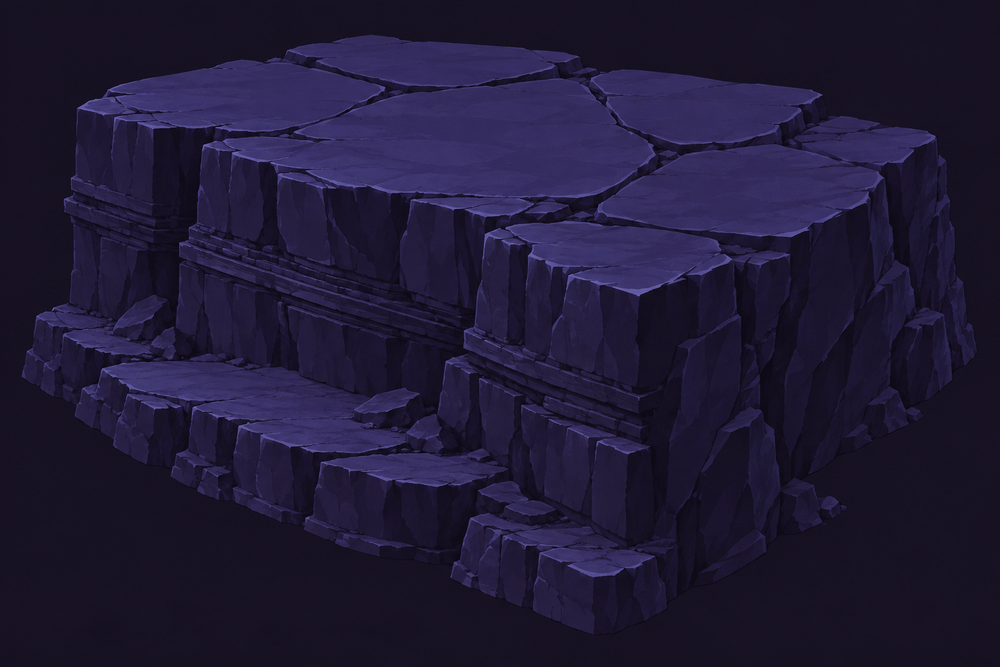
#> input picture art/gen/artbook/bedrock.png, 1000 x 667 px, shrunk from 1536 x 1024 before the run
$ python palette_quantise.py ../artbook/bedrock.png --out out.png
#> lines starting #> are read from the running program, lines starting #| are printed output that depends on the picture
#!/usr/bin/env python3
"""Snap a sprite's colours to the Cubarium working palette family.

The art direction (§05) deliberately fixes a *relationship* between colours rather than a
palette table, so the table here is the **working family** named in
`design/art-direction/species-dossiers-2026-09-21.md` (ground rules) and
`design/appearance.md`. It is not canon and it is not a decision; it is what the dossiers
paint with. Revise it when Wrysk revises them.

Nearest-colour mapping is done in Oklab, not sRGB: the family is mostly dark saturated
violets, where sRGB distance confuses hue with lightness and turns plum into indigo.

Alpha is preserved untouched and fully transparent pixels keep their colour, so a
downsampled sprite's cut-out edge survives.

    palette_quantise.py IN.png --out OUT.png [--no-ramp] [--report]

Prints one line per palette entry actually used when --report is given.
"""

from __future__ import annotations

import argparse
import pathlib
import sys

import numpy as np
from PIL import Image

# The working family. Names are the dossiers' names.
FAMILY: list[tuple[str, str]] = [
    ("floor", "#12093A"),  # the night floor; also the 1-px outline and contact line
    ("deep_plum", "#2A0E4A"),  # the one dark support
    ("mid_violet", "#3A1A7A"),
    ("detritus", "#510B6D"),
    ("pale_lilac", "#B99BE6"),  # exposed tissue / cutting edges, small accents
    ("producer_lo", "#1E2798"),  # cool end of the producer ramp
    ("producer_lit", "#2B4AC8"),  # the littershredder's lit top line
    ("electric_cyan", "#42C5F8"),  # ramp top; luminous tissue at full strength
    ("lip_half", "#2A86B8"),  # the fruiting lip at half intensity
    ("magenta", "#FF2AFC"),  # inherited body accent
    ("magenta_dim", "#7A2A78"),  # the starving / desaturated accent
    ("warm", "#FF9B50"),  # reserved: feeding flash only
]

# appearance.md defines the producer band as a continuous ramp by density, so sampling it
# gives the quantiser somewhere to put mid-band greens-of-blue instead of flattening them.
RAMP = ("#1E2798", "#42C5F8")
RAMP_STEPS = 5


def hex_rgb(h: str) -> tuple[int, int, int]:
    h = h.lstrip("#")
    return (int(h[0:2], 16), int(h[2:4], 16), int(h[4:6], 16))


def srgb_to_oklab(rgb: np.ndarray) -> np.ndarray:
    """rgb: float array (..., 3) in 0..1 sRGB -> Oklab (..., 3)."""
    c = np.where(rgb <= 0.04045, rgb / 12.92, ((rgb + 0.055) / 1.055) ** 2.4)
    r, g, b = c[..., 0], c[..., 1], c[..., 2]
    l = 0.4122214708 * r + 0.5363325363 * g + 0.0514459929 * b
    m = 0.2119034982 * r + 0.6806995451 * g + 0.1073969566 * b
    s = 0.0883024619 * r + 0.2817188376 * g + 0.6299787005 * b
    l_, m_, s_ = np.cbrt(l), np.cbrt(m), np.cbrt(s)
    return np.stack(
        [
            0.2104542553 * l_ + 0.7936177850 * m_ - 0.0040720468 * s_,
            1.9779984951 * l_ - 2.4285922050 * m_ + 0.4505937099 * s_,
            0.0259040371 * l_ + 0.7827717662 * m_ - 0.8086757660 * s_,
        ],
        axis=-1,
    )


def build_palette(with_ramp: bool) -> list[tuple[str, tuple[int, int, int]]]:
    pal = [(n, hex_rgb(h)) for n, h in FAMILY]
    if with_ramp:
        a, b = np.array(hex_rgb(RAMP[0]), float), np.array(hex_rgb(RAMP[1]), float)
        for k in range(1, RAMP_STEPS - 1):  # endpoints are already in FAMILY
            t = k / (RAMP_STEPS - 1)
            pal.append((f"ramp_{k}", tuple(int(round(v)) for v in a + (b - a) * t)))
    return pal


def quantise(img: Image.Image, pal: list[tuple[str, tuple[int, int, int]]]) -> tuple[Image.Image, np.ndarray]:
    a = np.asarray(img.convert("RGBA")).copy()
    rgb = a[:, :, :3].astype(np.float64) / 255.0
    lab = srgb_to_oklab(rgb).reshape(-1, 3)
    pal_rgb = np.array([c for _, c in pal], dtype=np.float64) / 255.0
    pal_lab = srgb_to_oklab(pal_rgb)
    # squared Oklab distance to every entry; Oklab is already roughly uniform
    d = ((lab[:, None, :] - pal_lab[None, :, :]) ** 2).sum(axis=2)
    idx = d.argmin(axis=1)
    out = a.copy()
    out[:, :, :3] = np.array([c for _, c in pal], dtype=np.uint8)[idx].reshape(a.shape[0], a.shape[1], 3)
    # keep fully transparent pixels from being recoloured into a visible fringe
    clear = a[:, :, 3] < 10
    out[clear] = a[clear]
    counts = np.bincount(idx[~clear.reshape(-1)], minlength=len(pal))
    return Image.fromarray(out, "RGBA"), counts


def main() -> int:
    ap = argparse.ArgumentParser()
    ap.add_argument("image")
    ap.add_argument("--out", required=True)
    ap.add_argument("--no-ramp", action="store_true", help="named family entries only")
    ap.add_argument("--report", action="store_true", help="list the entries actually used")
    a = ap.parse_args()

    src = pathlib.Path(a.image)
    if not src.exists():
        print(f"no such image: {src}", file=sys.stderr)
        return 2
    pal = build_palette(not a.no_ramp)
    img, counts = quantise(Image.open(src), pal)
#> in srgb_to_oklab, `c = np.where(rgb <= 0.04045, rgb / 12.92, ((rgb + 0.055) / 1.055) ** 2..`:
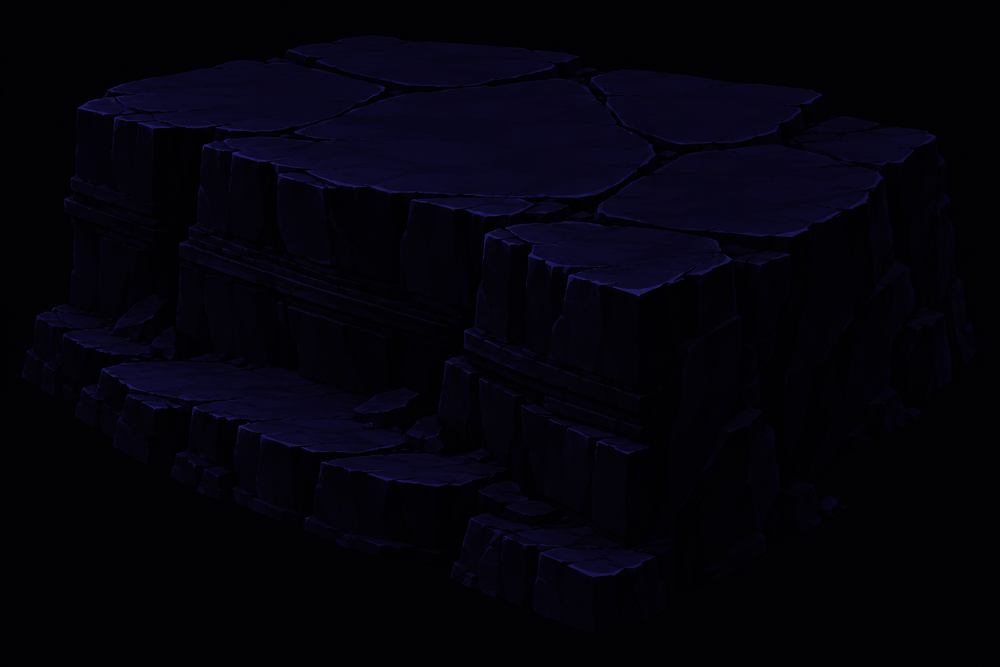
#> c: shape (667, 1000, 3) float64; mean R, G, B 0.0167, 0.0121, 0.0463
#> in srgb_to_oklab, `r, g, b = c[..., 0], c[..., 1], c[..., 2]`:
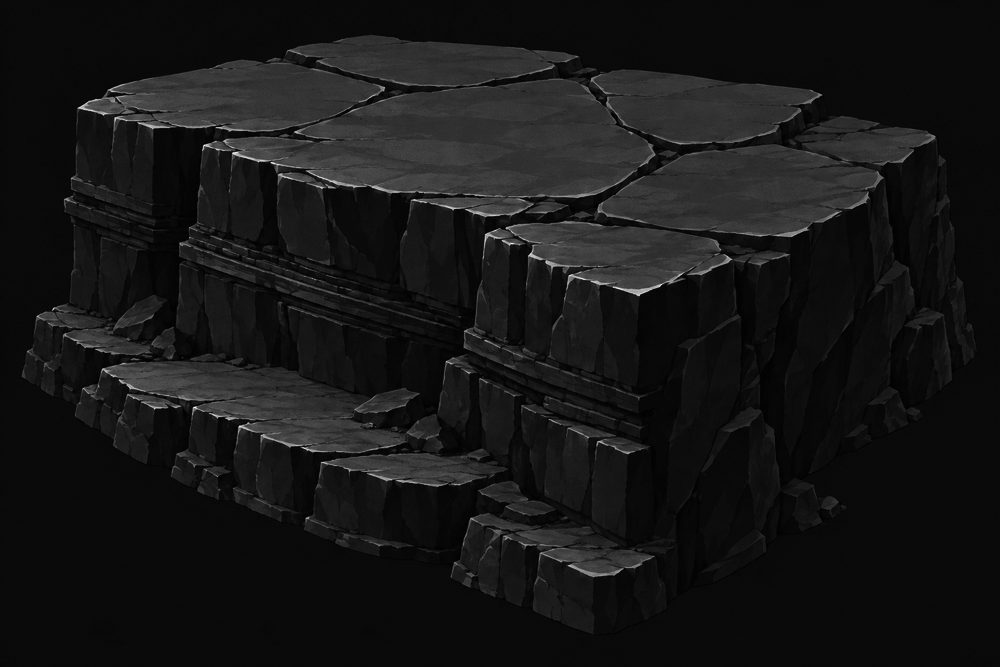
#> r: shape (667, 1000) float64; min 0.00182, max 0.171, mean 0.0167; drawn with min black and max white
#> in srgb_to_oklab, `r, g, b = c[..., 0], c[..., 1], c[..., 2]`:
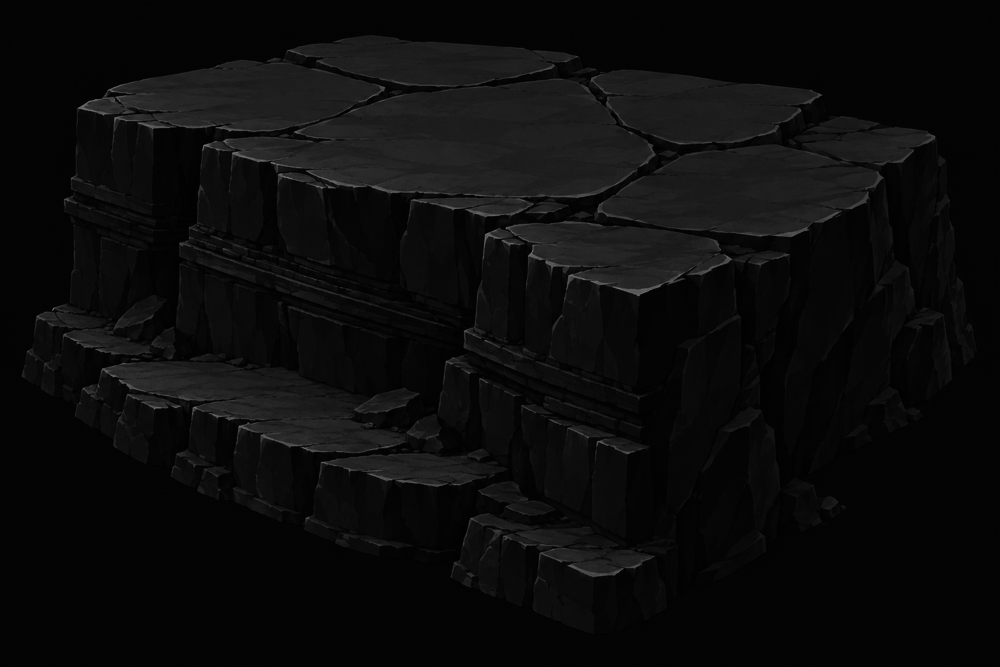
#> b: shape (667, 1000) float64; min 0.00273, max 0.497, mean 0.0463
#> in srgb_to_oklab, `l_, m_, s_ = np.cbrt(l), np.cbrt(m), np.cbrt(s)`:
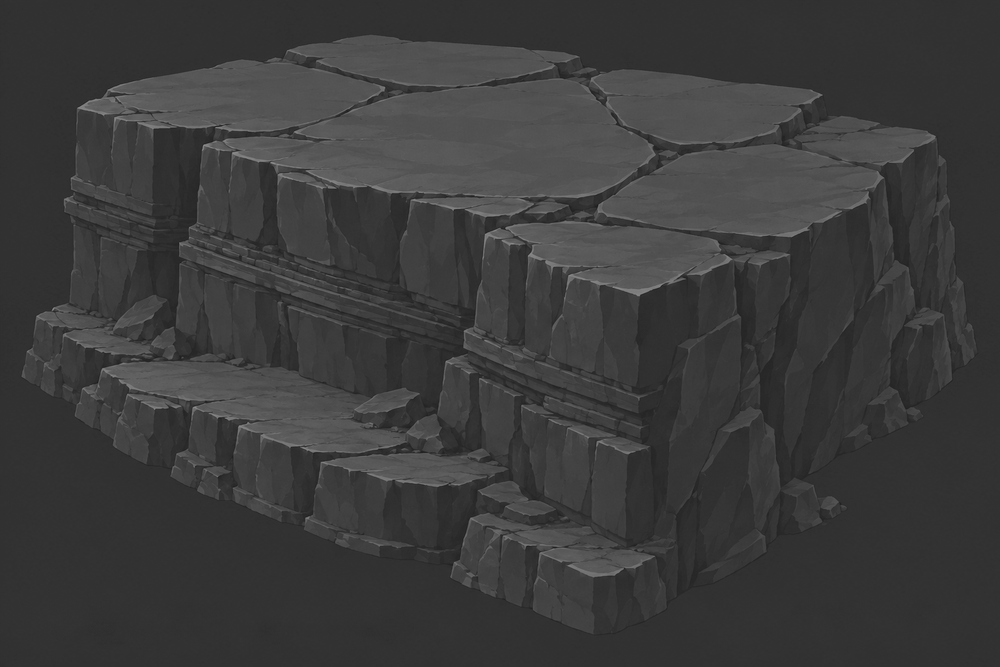
#> l_: shape (667, 1000) float64; min 0.108, max 0.568, mean 0.235
#> in srgb_to_oklab, `l_, m_, s_ = np.cbrt(l), np.cbrt(m), np.cbrt(s)`:
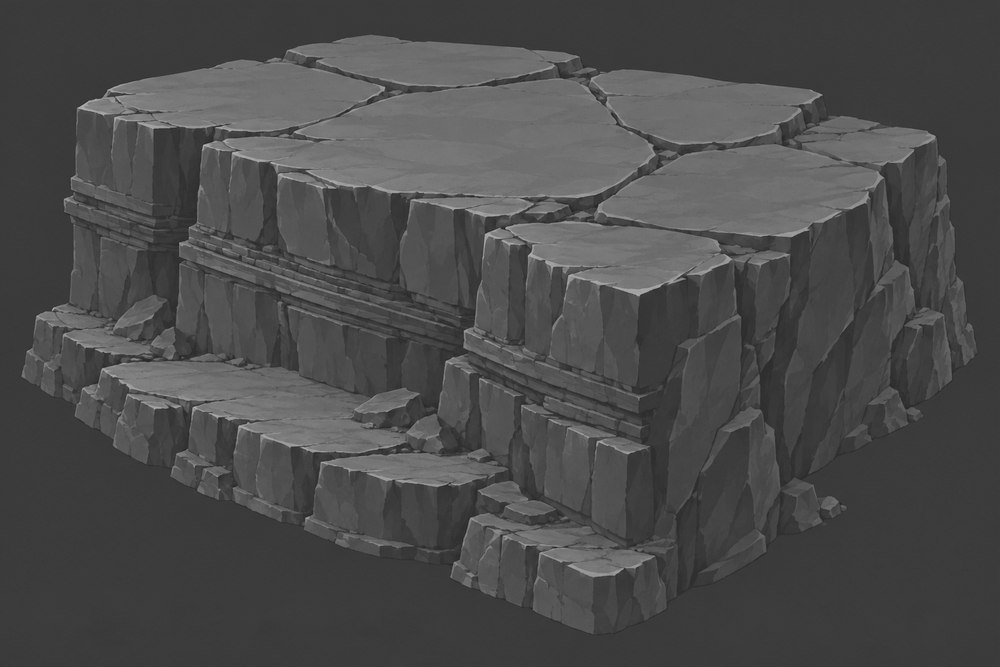
#> s_: shape (667, 1000) float64; min 0.129, max 0.72, mean 0.297
#> in srgb_to_oklab, `return np.stack( [ 0.2104542553 * l_ + 0.7936177850 * m_ - 0.004072046..`:
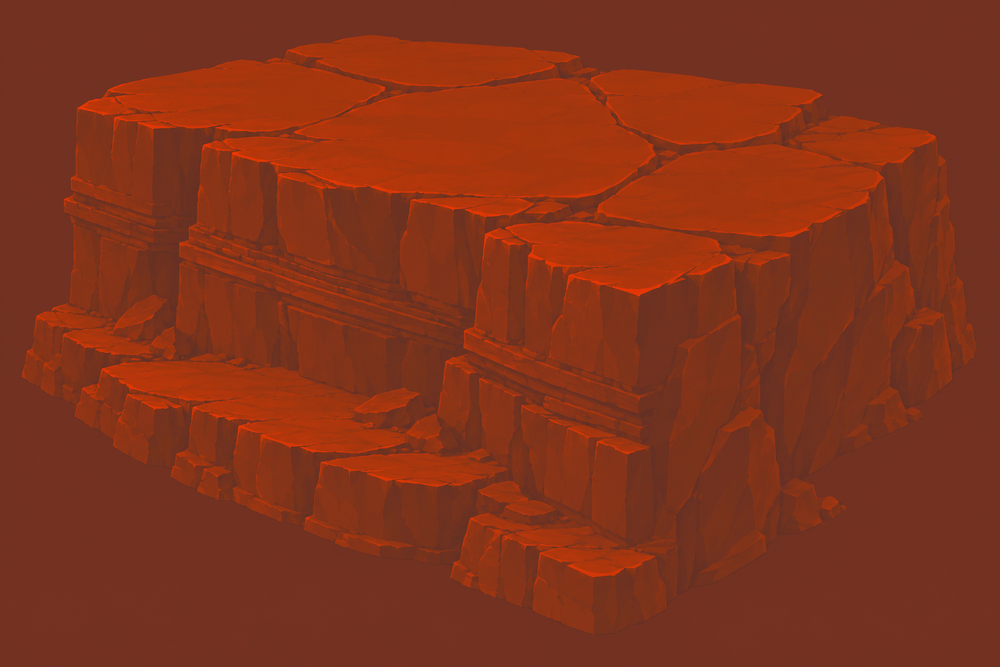
#> returned value: shape (667, 1000, 3) float64; mean of channels 0, 1, 2 0.238, 0.0192, -0.0474; drawn with min black and max white
#> in quantise, `out[:, :, :3] = np.array([c for _, c in pal], dtype=np.uint8)[idx].res..`:
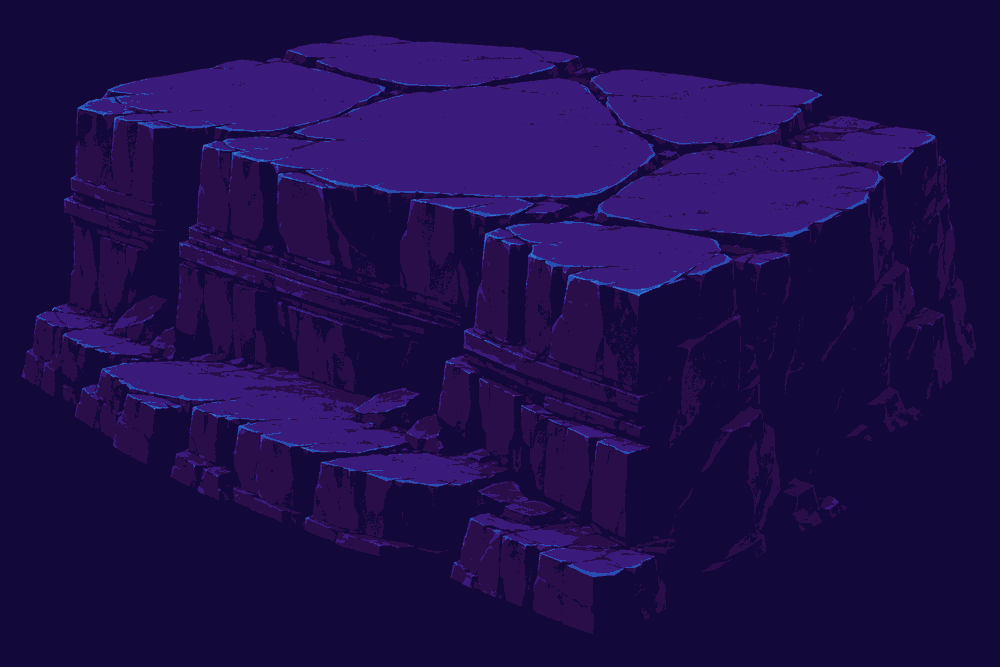
#> out: shape (667, 1000, 4); mean R, G, B, A 29.7, 13.7, 73.7, 255
#> in quantise, `clear = a[:, :, 3] < 10`: clear: shape (667, 1000) bool; every value is 0
#> in quantise, `counts = np.bincount(idx[~clear.reshape(-1)], minlength=len(pal))`: counts = [422549, 115450, 122593, 0, 0, 0, 0, 0, 0, 0, 26, 0, 6040, 342, 0]
    pathlib.Path(a.out).parent.mkdir(parents=True, exist_ok=True)
    img.save(a.out)
    used = int((counts > 0).sum())
#> used = 6
    print(f"{src} | {img.width}x{img.height} | {len(pal)} entries | {used} used | {a.out}")
#| ../artbook/bedrock.png | 1000x667 | 15 entries | 6 used | out.png
    if a.report:
        total = counts.sum() or 1
        for (name, c), n in sorted(zip(pal, counts), key=lambda t: -t[1]):
            if n:
                print(f"  {name:14s} #{c[0]:02X}{c[1]:02X}{c[2]:02X}  {100 * n / total:5.1f}%  {n}")
    return 0


if __name__ == "__main__":
    sys.exit(main())
#> (the program exits here)
